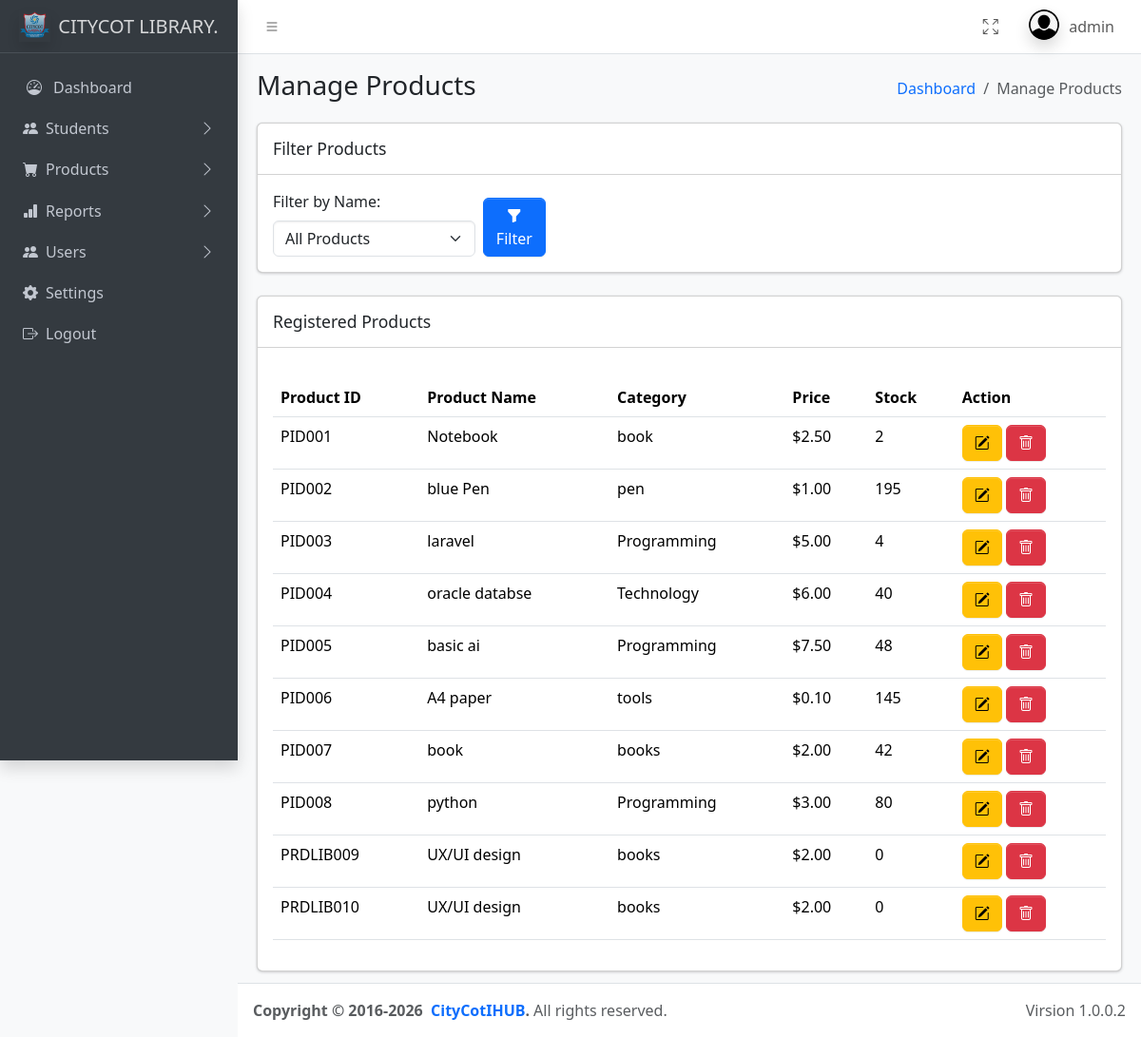
Screenshot of /admin/manage_products.php (signed in) with the database file from the repository.
### tables this page shows
CREATE TABLE `products` (
  `product_id` varchar(20) NOT NULL,
  `product_name` varchar(150) NOT NULL,
  `category` varchar(100) DEFAULT NULL,
  `price` decimal(10,2) NOT NULL,
  `stock` int(11) NOT NULL,
  `created_at` timestamp NOT NULL DEFAULT current_timestamp()
);

### admin/manage_products.php (the view, shortened to what this page needs)
<?php
include("../includes/connection.php");
include("../includes/header.php");
$product_name = isset($_GET['product_name']) ? $_GET['product_name'] : '';
if (!empty($product_name)) {
    $query = "SELECT * FROM products WHERE product_name = '$product_name'";
    } else {
        $query = "SELECT * FROM products";
        }
        $result = mysqli_query($conn, $query);
$role = $_SESSION['role'] ?? '';
if ($role === 'admin') {
    $dashboard_link = "../admin/admin_dashboard.php";
} elseif ($role === 'staff') {
    $dashboard_link = "../staff/staff_dashboard.php";
} else {
    $dashboard_link = "../auth/login.php";
}
?>
<!DOCTYPE html>
<html lang="en">
    <head>
    </head>
    <body>
        <main class="app-main">
            <div class="app-content-header">
                <div class="container-fluid">
                    <div class="row">
                        <div class="col-sm-6">
                            <h3 class="mb-0">Manage Products</h3>
                        </div>
                        <div class="col-sm-6">
                            <ol class="breadcrumb float-sm-end">
                                <li class="breadcrumb-item">
                                    <a href="<?= $dashboard_link ?>">Dashboard</a>
                                </li>
                                <li class="breadcrumb-item active">Manage Products</li>
                            </ol>
                        </div>
                    </div>
                </div>
            </div>
            <div class="app-content">
                <div class="container-fluid">
                    <div class="card mb-4">
                        <div class="card-header">
                         <h5 class="card-title">Filter Products</h5>
                        </div>
                        <div class="card-body">
                            <form method="GET" class="row g-2 align-items-end" action="" autocomplete="off">
                                <div class="col-md-4 col-lg-3 col-sm-6">
                                    <label for="product_name" class="form-label
                                <label for="product_name">Filter by Name:</label>
                                <select name="product_name" class="form-select">
                                    <option value="">All Products</option>
                                </select>
                                </div>
                                <div class="col-md-2 col-lg-1 col-sm-6 d-flex allign-items-end">
                                <button type="submit" class="btn btn-primary"><i class="bi bi-funnel-fill"></i> Filter</button>
                                </div>
                            </form>
                        </div>
                    </div>
                     <div class="card">
                        <div class="card-header">
                            <h5 class="card-title">Registered Products</h5>
                        </div>
                        <div class="card-body">
                            <div class="table-responsive">
                                <table class="table mt-3">
                                    <thead>
                                        <tr>
                                            <th>Product ID</th>
                                            <th>Product Name</th>
                                            <th>Category</th>
                                            <th>Price</th>
                                            <th>Stock</th>
                                            <?php if ($role === 'admin'): ?>
                                                <th>Action</th>
                                                <?php endif; ?>
                                        </tr>
                                    </thead>
                                    <tbody>
                                        <?php if (mysqli_num_rows($result) > 0): ?>
                                            <?php while ($row = mysqli_fetch_assoc($result)): ?>
                                                <tr>
                                                    <td><?php echo htmlspecialchars($row['product_id']); ?></td>
                                                    <td><?php echo htmlspecialchars($row['product_name']); ?></td>
                                                    <td><?php echo htmlspecialchars($row['category']); ?></td>
                                                    <td>$<?php echo htmlspecialchars($row['price']); ?></td>
                                                    <td><?php echo htmlspecialchars($row['stock']); ?></td>
                                                    <?php if ($role === 'admin'): ?>
                                                        <td><a href="../admin/edit_products.php?product_id=<?= $row['product_id']; ?>" class="btn btn-warning">
                                                            <i class="bi bi-pencil-square"></i>
                                                        </a>
                                                        <a href="../admin/delete_prodcuts.php?product_id=<?= $row['product_id']; ?>" class="btn btn-danger" onclick="return confirm('Are you sure you want to delete this product?')">
                                                            <i class="bi bi-trash"></i>
                                                        </a>
                                                    </td>
                                                    <?php endif; ?>
                                                </tr>
                                                <?php endwhile; ?>
                                                    <?php endif; ?>
                                                </tbody>
                                            </table>
                                        </div>
                                    </div>
                                </div>
                            </div>
                        </div>
                    </main>
<?php include '../includes/footer.php'; ?>

### includes/header.php (shortened to what this page needs)
<?php
$role = $_SESSION['role'] ?? '';
$base_url = "/sms";
?>
<!doctype html>
<html lang="en">
  <head><meta http-equiv="Content-Type" content="text/html; charset=utf-8" />
  <link rel="stylesheet"
  href="https://cdn.jsdelivr.net/npm/@fontsource/source-sans-3@5.0.12/index.css"
  />
  <link
  rel="stylesheet"
  href="https://cdn.jsdelivr.net/npm/overlayscrollbars@2.10.1/styles/overlayscrollbars.min.css"
  />
  <link
  rel="stylesheet"
  href="https://cdn.jsdelivr.net/npm/bootstrap-icons@1.11.3/font/bootstrap-icons.min.css"
  />
  <link
  rel="stylesheet"
  href="https://cdn.jsdelivr.net/npm/apexcharts@3.37.1/dist/apexcharts.css"
  />
<link
  rel="stylesheet"
  href="https://cdn.jsdelivr.net/npm/jsvectormap@1.5.3/dist/css/jsvectormap.min.css"
  />
<link rel="stylesheet" href="<?= $base_url ?>/css/adminlte.css" />
  </head>
  <body class="layout-fixed sidebar-expand-lg bg-body-tertiary">
    <div class="app-wrapper">
      <nav class="app-header navbar navbar-expand bg-body">
        <div class="container-fluid">
          <ul class="navbar-nav">
            <li class="nav-item">
              <a class="nav-link" data-lte-toggle="sidebar" href="#" role="button">
                <i class="bi bi-list"></i>
              </a>
            </li>
          </ul>
          <ul class="navbar-nav ms-auto">
            <li class="nav-item">
              <a class="nav-link" href="#" data-lte-toggle="fullscreen">
                <i data-lte-icon="maximize" class="bi bi-arrows-fullscreen"></i>
              </a>
            </li>
             <li class="nav-item dropdown user-menu">
              <a href="#" class="nav-link dropdown-toggle" data-bs-toggle="dropdown">
                <img src="<?= $base_url ?>/assets/img/Profile.png"
                class="user-image rounded-circle shadow" alt="User Image" />
                <span class="d-none d-md-inline"> <?= $_SESSION['username'] ?? '' ?>
              </span>
            </a>
              </li>
      </ul>
    </div>
  </nav>
  <aside class="app-sidebar bg-body-secondary shadow" data-bs-theme="dark">
    <div class="sidebar-brand">
      <a href="" class="brand-link">
        <img src="../assets/img/brandlogo.png" class="brand-image opacity-75 shadow" />
        <span class="brand-text fw-light">CITYCOT LIBRARY.</span>
      </a>
    </div>
    <div class="sidebar-wrapper">
      <nav class="mt-2">
        <ul class="nav sidebar-menu flex-column" data-lte-toggle="treeview" role="menu" data-accordion="false">
    <li class="nav-item">
      <a href="<?=
        $role === 'admin' ? $base_url.'/admin/admin_dashboard.php' : ($role === 'staff' ? $base_url.'/staff/staff_dashboard.php' : $base_url.'/special member/sp_member_dashboard.php')
       ?>" class="nav-link">
        <i class="nav-icon bi bi-speedometer"></i>
        <p>Dashboard</p>
      </a>
    </li>
<?php if (in_array($role, ['admin','staff'])): ?>
    <li class="nav-item">
      <a href="#" class="nav-link">
        <i class="bi bi-people-fill"></i>
        <p>Students <i class="nav-arrow bi bi-chevron-right"></i></p>
      </a>
    </li>
    <?php endif; ?>
    <?php if (in_array($role, ['admin','staff'])): ?>
    <li class="nav-item">
      <a href="#" class="nav-link">
        <i class="bi bi-cart-fill"></i>
        <p>Products <i class="nav-arrow bi bi-chevron-right"></i></p>
      </a>
    </li>
    <?php endif; ?>
     <?php if (in_array($role, ['admin','staff','special member'])): ?>
<li class="nav-item">
  <a href="#" class="nav-link">
    <i class="bi bi-bar-chart-fill"></i>
    <p>Reports <i class="nav-arrow bi bi-chevron-right"></i></p>
  </a>
</li>
<?php endif; ?>
    <?php if ($role === 'admin'): ?>
    <li class="nav-item">
      <a href="#" class="nav-link">
        <i class="bi bi-people-fill"></i>
        <p>Users <i class="nav-arrow bi bi-chevron-right"></i></p>
      </a>
    </li>
    <?php endif; ?>
    <?php if (in_array($role, ['admin','staff','special member'])): ?>
    <li class="nav-item">
      <a href="<?= $base_url ?>/admin/settings.php" class="nav-link">
        <i class="bi bi-gear-fill"></i><p>Settings</p>
      </a>
    </li>
    <?php endif; ?>
    <li class="nav-item">
      <a href="<?= $base_url ?>/auth/logout.php" class="nav-link">
        <i class="bi bi-box-arrow-right"></i><p>Logout</p>
      </a>
     </li>
   </ul>
  </nav>
</div>
</aside>

### includes/footer.php (shortened to what this page needs)
  <footer class="app-footer">
        <div class="float-end d-none d-sm-inline">Virsion 1.0.0.2</div>
        <strong>
          Copyright &copy; 2016-2026&nbsp;
          <a href="https://citycotihub.com/" class="text-decoration-none">CityCotIHUB</a>.
        </strong>
        All rights reserved.
      </footer>
    </div>
  </body>
</html>

### rows the page displays
products: product_id "PID001", product_name "Notebook", category "book", price "2.50", stock "2"
products: product_id "PID002", product_name "blue Pen", category "pen", price "1.00", stock "195"
products: product_id "PID003", product_name "laravel", category "Programming", price "5.00", stock "4"
products: product_id "PID004", product_name "oracle databse", category "Technology", price "6.00", stock "40"
products: product_id "PID005", product_name "basic ai", category "Programming", price "7.50", stock "48"
products: product_id "PID006", product_name "A4 paper", category "tools", price "0.10", stock "145"
products: product_id "PID007", product_name "book", category "books", price "2.00", stock "42"
products: product_id "PID008", product_name "python", category "Programming", price "3.00", stock "80"
products: product_id "PRDLIB009", product_name "UX/UI design", category "books", price "2.00", stock "0"
products: product_id "PRDLIB010", product_name "UX/UI design", category "books", price "2.00", stock "0"

### other values shown
$_SESSION['username'] "admin"
